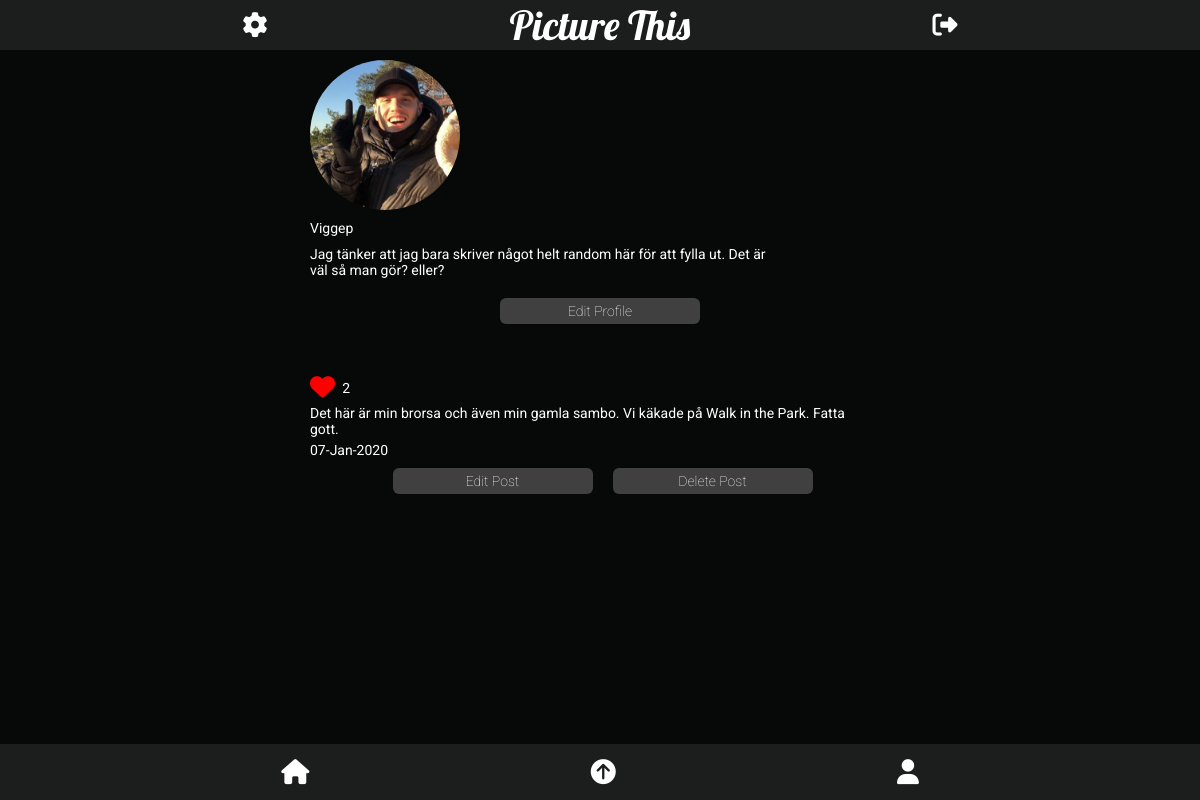
Before: /profile.php (signed in) with the older database file.
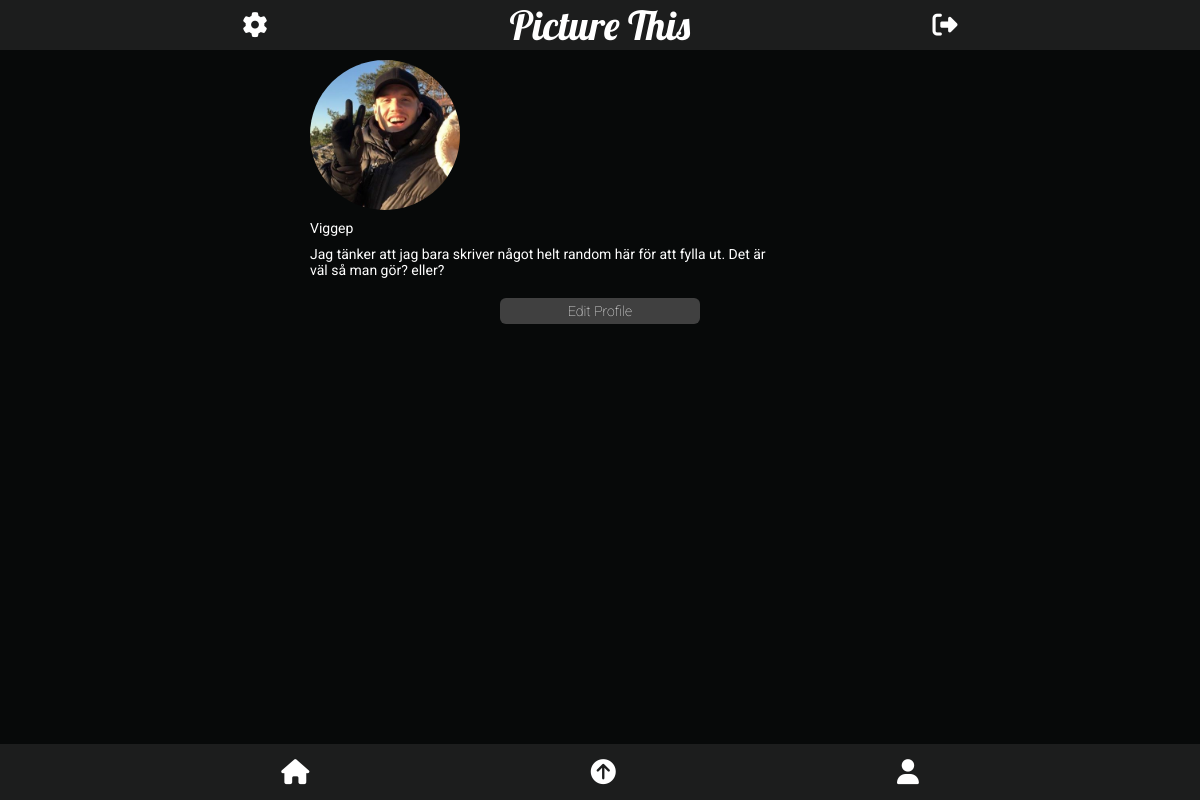
After: the same page with the newer database file.
### tables this page shows
CREATE TABLE users (
id INTEGER PRIMARY KEY,
fullname VARCHAR,
username VARCHAR,
email VARCHAR,
password VARCHAR,
profileimage VARCHAR,
biography VARCHAR);

CREATE TABLE posts (
id integer primary KEY
autoincrement,
postImage VARCHAR,
postContent VARCHAR,
createdAt VARCHAR,
userId INTEGER
);

### app/functions.php (called while the page is built, shortened)
<?php
function isLoggedIn(): bool
{
    return isset($_SESSION['user']);
}
function getUserById(int $id, object $pdo): array
{
    $statement = $pdo->prepare('SELECT * FROM users WHERE id = :id');
    $statement->bindParam(':id', $id, PDO::PARAM_STR);
    $statement->execute();
    $user = $statement->fetch(PDO::FETCH_ASSOC);
    if ($user) {
        return $user;
    }
    return $user = [];
}
function getPostsByUser(int $id, object $pdo): array
{
    $statement = $pdo->prepare('SELECT * FROM posts WHERE userId = :userId');
    $statement->bindParam(':userId', $id, PDO::PARAM_INT);
    $statement->execute();
    $posts = $statement->fetchAll(PDO::FETCH_ASSOC);
    return $posts;
}
function countLikes(int $postId, object $pdo): string
{
    $statement = $pdo->prepare('SELECT COUNT(*) FROM likes WHERE postId = :postId');
    $statement->bindParam(':postId', $postId, PDO::PARAM_INT);
    $statement->execute();
    $likes = $statement->fetch(PDO::FETCH_ASSOC);
    return $likes["COUNT(*)"];
}
function isLikedByUser(int $postId, int $userId, object $pdo): bool
{
    $statement = $pdo->prepare('SELECT * FROM likes WHERE postId = :postId AND userId = :userId');
    $statement->bindParam(':postId', $postId, PDO::PARAM_INT);
    $statement->bindParam(':userId', $userId, PDO::PARAM_INT);
    $statement->execute();
    $isLikedByUser = $statement->fetch(PDO::FETCH_ASSOC);
    return $isLikedByUser ? true : false;
}

### app/config.php (called while the page is built, shortened)
<?php
return [
    'title' => 'Picture This',
    'database_path' => sprintf('sqlite:%s/database/database.db', __DIR__),
];

### app/autoload.php (called while the page is built, shortened)
<?php
require __DIR__.'/functions.php';
$config = require __DIR__.'/config.php';

### profile.php (the view, shortened to what this page needs)
<?php require __DIR__ . '/views/header.php'; ?>
<?php $user = getUserById($_SESSION['user']['id'], $pdo); ?>
<?php $id = (int) $_SESSION['user']['id']; ?>
<?php $posts = getPostsByUser($id, $pdo); ?>
<section class="profile-page">
    <div class="profile-info">
        <div class="profile-image">
            <?php if (isLoggedIn()) : ?>
                <img class="profile-image-src" src="<?= 'app/users/images/' . $user['profileimage'] ?>" alt="Profile-image">
            <?php endif; ?>
        </div>
        <p class=> <?php echo $user['username'] ?></p>
        <div class="biography-profile-page">
            <?php if (isLoggedIn()) : ?>
                <p><?php echo $user['biography']; ?></p>
            <?php endif; ?>
        </div>
    </div>
    <button class="submit-button"><a href="settings.php">Edit Profile</a></button>
    <?php if (isLoggedIn()) : ?>
        <div class="profileWrapper">
            <?php foreach ($posts as $post) : ?>
                <div data-id="<?= $post['id'] ?>" class="profilePost">
                    <div data-id="<?= $post['id'] ?>" class="postContent ">
                        <?php $likes = countLikes($post['id'], $pdo) ?>
                        <?php $isLikedByUser = isLikedByUser($post['id'], $_SESSION['user']['id'], $pdo); ?>
                        <div class="info-bottom-image">
                            <div class="likes-position">
                                <form data-id="<?= $post['id'] ?>" class="likeForm" action="app/posts/likes.php" method="post" enctype="multipart/form-data">
                                    <button data-id="<?= $post['id'] ?>" class=" button-liked like <?= $isLikedByUser ? '' : 'hidden' ?>" type=" submit" name="postId" value="<?= $post['id'] ?>"><i class="fas fa-heart"></i></button>
                                </form>
                                <p class="likeCount<?= $post['id'] ?>"><?php echo $likes ?></p>
                            </div>
                            <p class="content-bottom"><?php echo $post['postContent']; ?></p>
                            <p class="date-bottom"><?php $date = $post['createdAt'];
                                                    $currentDate = explode("-", $date);
                                                    echo $currentDate[0] . '-' . $currentDate[1] . '-' . $currentDate[2] ?></p>
                        </div>
                        <div data-id="<?= $post['id'] ?>" class="updatePostContent ">
                            <form class="edit-post-form" action="app/posts/update.php" method="post" enctype="multipart/form-data">
                                <button data-id="<?= $post['id'] ?>" class="submit-button edit-button " type="button" name="postId" value="<?= $post['id'] ?>">Edit Post</button>
                            </form>
                            <form class="delete-button-form" action="app/posts/delete.php" method="post" enctype="multipart/form-data">
                                <button class="submit-button button-delete " type="submit" name="postId" value="<?= $post['id'] ?>">Delete Post</button>
                            </form>
                        </div>
                    </div>
                <?php endforeach; ?>
                </div>
            <?php endif; ?>
</section>
<?php require __DIR__ . '/views/footer.php'; ?>

### views/header.php (shortened to what this page needs)
<?php require __DIR__ . '/../app/autoload.php'; ?>
<!DOCTYPE html>
<html lang="en">
<head>
    <link rel="stylesheet" href="/assets/styles/main.css">
    <link rel="stylesheet" href="/assets/styles/profile.css">
    <link rel="stylesheet" href="/assets/styles/footer.css">
    <link rel="stylesheet" href="/assets/styles/navigation.css">
    <link rel="stylesheet" href="/assets/styles/loginpage.css">
    <link rel="stylesheet" href="/assets/styles/feed.css">
    <link rel="stylesheet" href="/assets/styles/buttons.css">
    <link rel="stylesheet" href="/assets/styles/settings.css">
    <link rel="stylesheet" href="/assets/styles/upload.css">
    <link rel="stylesheet" href="/assets/styles/register.css">
    <link rel="stylesheet" href="/assets/styles/desktopversion.css">
</head>
<body>
    <?php if (isLoggedIn()) : ?>
        <?php require __DIR__ . '/navigation.php'; ?>
    <?php endif; ?>

### views/navigation.php
<?php if (isLoggedIn()) : ?>
    <nav>
        <ul>
            <li class="nav-item">
                <a class="nav-link<?php echo $_SERVER['SCRIPT_NAME'] === '/settings.php' ? 'active' : ''; ?>" href="/settings.php"><i class="fas fa-cog"></i></a>
            </li>
            <li class="nav-item">
                <a class="navbar-brand" href="/index.php"><?php echo $config['title']; ?></a>
            </li>
            <li class="nav-item">
                <a class="nav-link" href="/app/users/logout.php"><i class="fas fa-sign-out-alt"></i></a>
            </li>
        </ul>
    </nav>
<?php else : ?>
    <nav class="navbar">
        <a class="navbar-brand" href="#"><?php echo $config['title']; ?></a>
    </nav>
<?php endif; ?>

### views/footer.php (shortened to what this page needs)
<section class="footer">
    <a class="icons" href="index.php"><i class="fas fa-home"></i></a>
    <a class="icons" href="upload.php"><i class="fas fa-arrow-circle-up"></i></a>
    <a class="icons" href="profile.php"><i class="fas fa-user"></i></a>
</section>
</body>
</html>

### assets/styles/main.css (style rules this page uses)
* { margin: 0; padding: 0; box-sizing: border-box; font-size: 14px; font-family: "Roboto", sans-serif; }
body { width: 100vw; display: flex; flex-direction: column; align-items: center; justify-content: center; background-color: #070909; color: white; }
section { width: 100%; display: flex; flex-direction: column; align-items: center; justify-content: center; }

### assets/styles/profile.css (style rules this page uses)
.profile-page { width: 100%; margin-top: 50px; display: flex; justify-content: flex-start; }
.profile-image-src { margin: 0 10px; border-radius: 50%; display: flex; width: 100px; height: 100px; object-fit: cover; }
.biography-profile-page { width: 80%; }
.profile-info { margin: 10px; width: 100%; }
.profile-info p { margin: 10px 10px; }
.info-bottom-image { margin: 10px 30px 10px 10px; }
.likes-position { width: 40px; display: flex; align-items: center; justify-content: space-between; margin-bottom: 5px; }
.profileWrapper { width: 100vw; display: flex; flex-direction: row; flex-wrap: wrap; margin-bottom: 30px; margin-top: 15px; }
.profilePost { margin-bottom: 5px; width: 100%; }
.updatePostContent { display: flex; flex-direction: row; justify-content: center; margin: 0 0 20px 5px; }
.edit-post-form { display: flex; flex-direction: column; align-items: center; }

### assets/styles/footer.css (style rules this page uses)
.footer { width: 100%; height: 7%; display: flex; flex-direction: row; justify-content: space-evenly; background-color: #1c1d1d; position: fixed; bottom: 0; }
a { color: white; }
a:link { text-decoration: none; }
i { font-size: 25px; color: white; }

### assets/styles/navigation.css (style rules this page uses)
nav { width: 100%; height: 50px; position: fixed; top: 0; }
ul { display: flex; flex-direction: row; justify-content: space-evenly; align-items: center; height: 50px; background-color: #1c1d1d; }
li { list-style-type: none; }
.navbar-brand { font-family: "Lobster", cursive; font-size: 25px; font-weight: 300; display: flex; justify-content: center; align-items: center; height: 100%; }

### assets/styles/buttons.css (style rules this page uses)
.submit-button { border: none; background: #404040; color: #ffffff !important; font-weight: 100; padding: 5px; border-radius: 6px; transition: all 0.3s ease 0s; }
.button-delete { width: 102px; }
.edit-button { margin-right: 20px; }
.button-liked { background: none; border: none; }

### assets/styles/desktopversion.css (style rules this page uses)
@media all and (min-width: 768px) { section { width: 50vw; } }
@media all and (min-width: 768px) { body { margin: auto; width: 50vw; } }
@media all and (min-width: 768px) { .footer { width: 100%; } }
@media all and (min-width: 768px) { nav { width: 100%; } }
@media all and (min-width: 768px) { .profile-image-src { width: 150px; height: 150px; } }
@media all and (min-width: 768px) { .navbar-brand { font-size: 40px; } }
@media all and (min-width: 768px) { .submit-button { width: 200px; } }
@media all and (min-width: 768px) { .submit-button { margin-bottom: 10px; } }
@media all and (min-width: 768px) { .profileWrapper { width: 50vw; } }

### assets/styles/feed.css (style rules this page uses)
.button-liked i { color: red; }
.content-bottom { margin-top: 5px; }
.date-bottom { margin-top: 5px; }

Changed rows visible on the page:
removed posts: $post['id'] 11 (drawn), likes "2", postContent "Det här är min brorsa och även min gamla sambo. Vi käkade på Walk in the Park. Fatta gott.", createdAt "07", createdAt "Jan", createdAt "2020"
